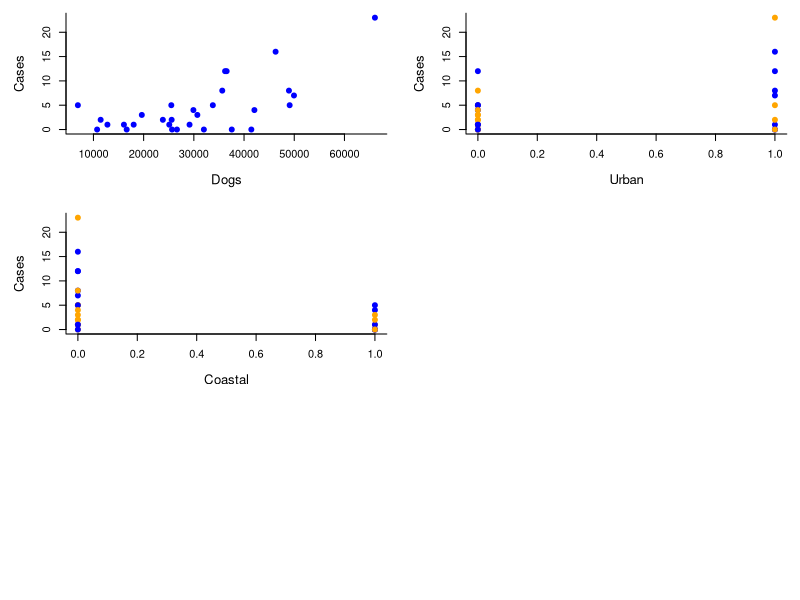

Source code (R):

rm(list=ls())

case_data <- read.csv("case_data.csv")

par(mfrow=c(3,2), mar=c(5,5,1,1))

# Cases against dogs
plot(case_data$cases~case_data$dogs,
     ylab="Cases",xlab="Dogs",cex.lab=1.2,
     pch=19, col="blue",bty="l")

# Cases against urban status
plot(case_data$cases~case_data$urban, 
     ylab="Cases",xlab="Urban",cex.lab=1.2,
     bty="l",pch=19,col=c("blue","orange"))

# Cases against coastal status
plot(case_data$cases~case_data$coastal, 
     ylab="Cases",xlab="Coastal",cex.lab=1.2,
     bty="l",pch=19,col=c("blue","orange"))

